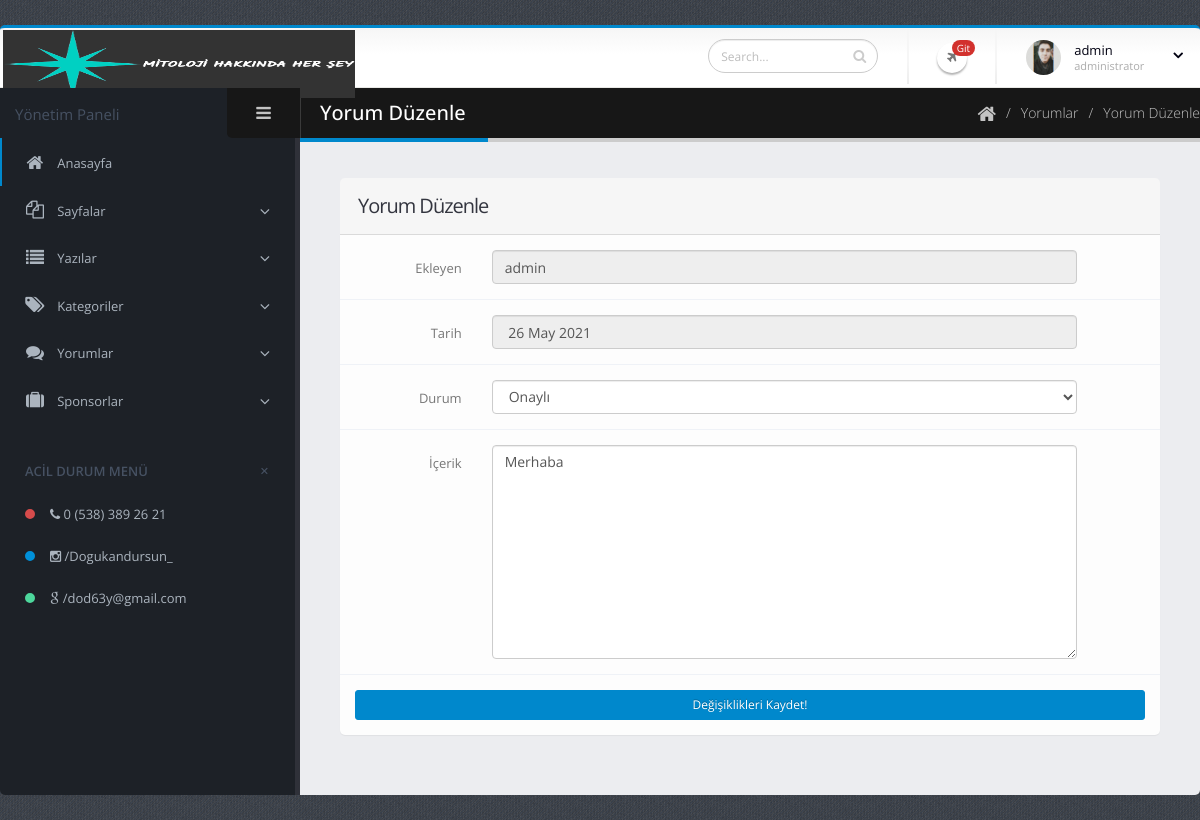
The app's page /admin/yorum-duzenle.php?yorum_id=3 (signed in) with its own data.
### tables this page shows
CREATE TABLE `yorumlar` (
  `yorum_id` int(11) NOT NULL,
  `yorum_ekleyen` varchar(500) NOT NULL,
  `yorum_eposta` varchar(500) NOT NULL,
  `yorum_icerik` text NOT NULL,
  `yorum_tarih` timestamp NOT NULL DEFAULT current_timestamp(),
  `yorum_yazi_id` int(11) NOT NULL,
  `yorum_durum` int(11) NOT NULL DEFAULT 0,
  `yorum_ust` int(11) NOT NULL
);

### admin/yorum-duzenle.php (the view, shortened to what this page needs)
<?php include 'header.php'; ?>
<?php
$yorum_id = $_GET["yorum_id"];
$yorumlar = $db->prepare("SELECT * FROM yorumlar WHERE yorum_id=?");
$yorumlar->execute(array($yorum_id));
$yorum_cek = $yorumlar->fetch(PDO::FETCH_ASSOC);
?>
<div class="inner-wrapper">
	<?php include 'sidebar.php'; ?>
	<section role="main" class="content-body">
		<header class="page-header">
			<h2>Yorum Düzenle</h2>
			<div class="right-wrapper pull-right">
				<ol class="breadcrumbs">
					<li>
						<a href="index.php">
							<i class="fa fa-home"></i>
						</a>
					</li>
					<li><span>Yorumlar</span></li>
					<li><span>Yorum Düzenle</span></li>
				</ol>
				<br>
				<br>
			</div>
		</header>
		<section class="panel">
			<header class="panel-heading">
				<h2 class="panel-title">Yorum Düzenle</h2>
			</header>
			<div class="panel-body">
				<form class="form-horizontal form-bordered" action="islem.php?yorum_id=<?php echo $yorum_cek["yorum_id"]; ?>" method="POST" enctype="multipart/form-data">
					<div class="form-group">
						<label class="col-md-2 control-label" for="inputDefault">Ekleyen</label>
						<div class="col-md-9">
							<input type="text" class="form-control" value="<?php echo $yorum_cek["yorum_ekleyen"]; ?>" disabled>
						</div>
					</div>
					<div class="form-group">
						<label class="col-md-2 control-label" for="inputDefault">Tarih</label>
						<div class="col-md-9">
							<input type="text" class="form-control" value="<?php echo Tarih($yorum_cek["yorum_tarih"]); ?>" disabled>
						</div>
					</div>
					<div class="form-group">
						<label class="col-sm-2 control-label">Durum</label>
						<div class="col-sm-9">
							<select data-plugin-selectTwo class="form-control populate" name="yorum_durum">
								<option value="1" <?php echo $yorum_cek["yorum_durum"]==1 ? "selected" : null; ?>>Onaylı</option>
							</select>
						</div>
					</div>
					<div class="form-group">
						<label class="col-sm-2 control-label">İçerik</label>
						<div class="col-sm-9">
							<textarea rows="10" name="yorum_icerik" class="form-control" required><?php echo $yorum_cek["yorum_icerik"]; ?></textarea>
						</div>
					</div>
					<div class="form-group">
						<div class="col-md-12">
							<button name="yorum_duzenle" class="btn btn-primary btn-sm btn-block">Değişiklikleri Kaydet!</button>
						</div>
					</div>
				</form>
			</div>
		</section>
	</section>
</div>
	<?php include 'footer.php'; ?>

### admin/assets/stylesheets/skins/default.css (style rules this page uses)
a, .btn-link { color: #0088cc; }
body .btn-primary { color: #ffffff; text-shadow: 0 -1px 0 rgba(0, 0, 0, 0.25); background-color: #0088cc; border-color: #0088cc; }
.page-header h2 { border-bottom-color: #0088cc; }

### records on screen
yorumlar: yorum_ekleyen "admin", yorum_tarih "26 May 2021", yorum_durum "Onaylı", yorum_icerik "Merhaba"

### other values on screen
$_SESSION["admin_kadi"] "admin"
